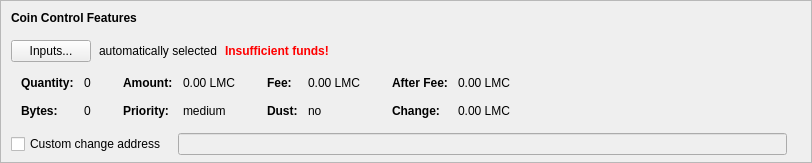
    <widget class="QFrame" name="frameCoinControl">
     <property name="sizePolicy">
      <sizepolicy hsizetype="Expanding" vsizetype="Expanding">
       <horstretch>0</horstretch>
       <verstretch>0</verstretch>
      </sizepolicy>
     </property>
     <property name="maximumSize">
      <size>
       <width>16777215</width>
       <height>16777215</height>
      </size>
     </property>
     <property name="frameShape">
      <enum>QFrame::StyledPanel</enum>
     </property>
     <property name="frameShadow">
      <enum>QFrame::Sunken</enum>
     </property>
     <layout class="QVBoxLayout" name="verticalLayoutCoinControl2">
      <property name="spacing">
       <number>0</number>
      </property>
      <property name="leftMargin">
       <number>0</number>
      </property>
      <property name="topMargin">
       <number>0</number>
      </property>
      <property name="rightMargin">
       <number>0</number>
      </property>
      <property name="bottomMargin">
       <number>6</number>
      </property>
      <item>
       <layout class="QVBoxLayout" name="verticalLayoutCoinControl" stretch="0,0,0,0,1">
        <property name="spacing">
         <number>0</number>
        </property>
        <property name="leftMargin">
         <number>10</number>
        </property>
        <property name="topMargin">
         <number>10</number>
        </property>
        <item>
         <layout class="QHBoxLayout" name="horizontalLayoutCoinControl1">
          <property name="bottomMargin">
           <number>15</number>
          </property>
          <item>
           <widget class="QLabel" name="labelCoinControlFeatures">
            <property name="sizePolicy">
             <sizepolicy hsizetype="Preferred" vsizetype="Maximum">
              <horstretch>0</horstretch>
              <verstretch>0</verstretch>
             </sizepolicy>
            </property>
            <property name="font">
             <font>
              <weight>75</weight>
              <bold>true</bold>
             </font>
            </property>
            <property name="styleSheet">
             <string notr="true">font-weight:bold;</string>
            </property>
            <property name="text">
             <string>Coin Control Features</string>
            </property>
           </widget>
          </item>
         </layout>
        </item>
        <item>
         <layout class="QHBoxLayout" name="horizontalLayoutCoinControl2" stretch="0,0,0,0">
          <property name="spacing">
           <number>8</number>
          </property>
          <property name="bottomMargin">
           <number>10</number>
          </property>
          <item>
           <widget class="QPushButton" name="pushButtonCoinControl">
            <property name="styleSheet">
             <string notr="true"/>
            </property>
            <property name="text">
             <string>Inputs...</string>
            </property>
            <property name="autoDefault">
             <bool>false</bool>
            </property>
           </widget>
          </item>
          <item>
           <widget class="QLabel" name="labelCoinControlAutomaticallySelected">
            <property name="text">
             <string>automatically selected</string>
            </property>
            <property name="margin">
             <number>5</number>
            </property>
           </widget>
          </item>
          <item>
           <widget class="QLabel" name="labelCoinControlInsuffFunds">
            <property name="font">
             <font>
              <weight>75</weight>
              <bold>true</bold>
             </font>
            </property>
            <property name="styleSheet">
             <string notr="true">color:red;font-weight:bold;</string>
            </property>
            <property name="text">
             <string>Insufficient funds!</string>
            </property>
            <property name="margin">
             <number>5</number>
            </property>
           </widget>
          </item>
          <item>
           <spacer name="horizontalSpacerCoinControl">
            <property name="orientation">
             <enum>Qt::Horizontal</enum>
            </property>
            <property name="sizeHint" stdset="0">
             <size>
              <width>40</width>
              <height>1</height>
             </size>
            </property>
           </spacer>
          </item>
         </layout>
        </item>
        <item>
         <widget class="QWidget" name="widgetCoinControl" native="true">
          <property name="sizePolicy">
           <sizepolicy hsizetype="Preferred" vsizetype="Preferred">
            <horstretch>0</horstretch>
            <verstretch>0</verstretch>
           </sizepolicy>
          </property>
          <property name="minimumSize">
           <size>
            <width>0</width>
            <height>0</height>
           </size>
          </property>
          <property name="styleSheet">
           <string notr="true"/>
          </property>
          <layout class="QHBoxLayout" name="horizontalLayoutCoinControl5">
           <property name="leftMargin">
            <number>0</number>
           </property>
           <property name="topMargin">
            <number>0</number>
           </property>
           <property name="rightMargin">
            <number>0</number>
           </property>
           <property name="bottomMargin">
            <number>0</number>
           </property>
           <item>
            <layout class="QHBoxLayout" name="horizontalLayoutCoinControl3" stretch="0,0,0,1">
             <property name="spacing">
              <number>20</number>
             </property>
             <property name="topMargin">
              <number>0</number>
             </property>
             <property name="bottomMargin">
              <number>10</number>
             </property>
             <item>
              <layout class="QFormLayout" name="formLayoutCoinControl1">
               <property name="horizontalSpacing">
                <number>10</number>
               </property>
               <property name="verticalSpacing">
                <number>14</number>
               </property>
               <property name="leftMargin">
                <number>10</number>
               </property>
               <property name="topMargin">
                <number>4</number>
               </property>
               <property name="rightMargin">
                <number>6</number>
               </property>
               <item row="0" column="0">
                <widget class="QLabel" name="labelCoinControlQuantityText">
                 <property name="font">
                  <font>
                   <weight>75</weight>
                   <bold>true</bold>
                  </font>
                 </property>
                 <property name="text">
                  <string>Quantity:</string>
                 </property>
                 <property name="margin">
                  <number>0</number>
                 </property>
                </widget>
               </item>
               <item row="0" column="1">
                <widget class="QLabel" name="labelCoinControlQuantity">
                 <property name="cursor">
                  <cursorShape>IBeamCursor</cursorShape>
                 </property>
                 <property name="contextMenuPolicy">
                  <enum>Qt::ActionsContextMenu</enum>
                 </property>
                 <property name="text">
                  <string notr="true">0</string>
                 </property>
                 <property name="margin">
                  <number>0</number>
                 </property>
                 <property name="textInteractionFlags">
                  <set>Qt::LinksAccessibleByMouse|Qt::TextSelectableByKeyboard|Qt::TextSelectableByMouse</set>
                 </property>
                </widget>
               </item>
               <item row="1" column="0">
                <widget class="QLabel" name="labelCoinControlBytesText">
                 <property name="font">
                  <font>
                   <weight>75</weight>
                   <bold>true</bold>
                  </font>
                 </property>
                 <property name="text">
                  <string>Bytes:</string>
                 </property>
                </widget>
               </item>
               <item row="1" column="1">
                <widget class="QLabel" name="labelCoinControlBytes">
                 <property name="cursor">
                  <cursorShape>IBeamCursor</cursorShape>
                 </property>
                 <property name="contextMenuPolicy">
                  <enum>Qt::ActionsContextMenu</enum>
                 </property>
                 <property name="text">
                  <string notr="true">0</string>
                 </property>
                 <property name="textInteractionFlags">
                  <set>Qt::LinksAccessibleByMouse|Qt::TextSelectableByKeyboard|Qt::TextSelectableByMouse</set>
                 </property>
                </widget>
               </item>
              </layout>
             </item>
             <item>
              <layout class="QFormLayout" name="formLayoutCoinControl2">
               <property name="horizontalSpacing">
                <number>10</number>
               </property>
               <property name="verticalSpacing">
                <number>14</number>
               </property>
               <property name="leftMargin">
                <number>6</number>
               </property>
               <property name="topMargin">
                <number>4</number>
               </property>
               <property name="rightMargin">
                <number>6</number>
               </property>
               <item row="0" column="0">
                <widget class="QLabel" name="labelCoinControlAmountText">
                 <property name="font">
                  <font>
                   <weight>75</weight>
                   <bold>true</bold>
                  </font>
                 </property>
                 <property name="text">
                  <string>Amount:</string>
                 </property>
                 <property name="margin">
                  <number>0</number>
                 </property>
                </widget>
               </item>
               <item row="0" column="1">
                <widget class="QLabel" name="labelCoinControlAmount">
                 <property name="cursor">
                  <cursorShape>IBeamCursor</cursorShape>
                 </property>
                 <property name="contextMenuPolicy">
                  <enum>Qt::ActionsContextMenu</enum>
                 </property>
                 <property name="text">
                  <string notr="true">0.00 LMC</string>
                 </property>
                 <property name="textInteractionFlags">
                  <set>Qt::LinksAccessibleByMouse|Qt::TextSelectableByKeyboard|Qt::TextSelectableByMouse</set>
                 </property>
                </widget>
               </item>
               <item row="1" column="0">
                <widget class="QLabel" name="labelCoinControlPriorityText">
                 <property name="font">
                  <font>
                   <weight>75</weight>
                   <bold>true</bold>
                  </font>
                 </property>
                 <property name="text">
                  <string>Priority:</string>
                 </property>
                </widget>
               </item>
               <item row="1" column="1">
                <widget class="QLabel" name="labelCoinControlPriority">
                 <property name="cursor">
                  <cursorShape>IBeamCursor</cursorShape>
                 </property>
                 <property name="contextMenuPolicy">
                  <enum>Qt::ActionsContextMenu</enum>
                 </property>
                 <property name="text">
                  <string notr="true">medium</string>
                 </property>
                 <property name="textInteractionFlags">
                  <set>Qt::LinksAccessibleByMouse|Qt::TextSelectableByKeyboard|Qt::TextSelectableByMouse</set>
                 </property>
                </widget>
               </item>
              </layout>
             </item>
             <item>
              <layout class="QFormLayout" name="formLayoutCoinControl3">
               <property name="horizontalSpacing">
                <number>10</number>
               </property>
               <property name="verticalSpacing">
                <number>14</number>
               </property>
               <property name="leftMargin">
                <number>6</number>
               </property>
               <property name="topMargin">
                <number>4</number>
               </property>
               <property name="rightMargin">
                <number>6</number>
               </property>
               <item row="0" column="0">
                <widget class="QLabel" name="labelCoinControlFeeText">
                 <property name="font">
                  <font>
                   <weight>75</weight>
                   <bold>true</bold>
                  </font>
                 </property>
                 <property name="text">
                  <string>Fee:</string>
                 </property>
                 <property name="margin">
                  <number>0</number>
                 </property>
                </widget>
               </item>
               <item row="0" column="1">
                <widget class="QLabel" name="labelCoinControlFee">
                 <property name="cursor">
                  <cursorShape>IBeamCursor</cursorShape>
                 </property>
                 <property name="contextMenuPolicy">
                  <enum>Qt::ActionsContextMenu</enum>
                 </property>
                 <property name="text">
                  <string notr="true">0.00 LMC</string>
                 </property>
                 <property name="textInteractionFlags">
                  <set>Qt::LinksAccessibleByMouse|Qt::TextSelectableByKeyboard|Qt::TextSelectableByMouse</set>
                 </property>
                </widget>
               </item>
               <item row="1" column="0">
                <widget class="QLabel" name="labelCoinControlLowOutputText">
                 <property name="font">
                  <font>
                   <weight>75</weight>
                   <bold>true</bold>
                  </font>
                 </property>
                 <property name="text">
                  <string>Dust:</string>
                 </property>
                </widget>
               </item>
               <item row="1" column="1">
                <widget class="QLabel" name="labelCoinControlLowOutput">
                 <property name="cursor">
                  <cursorShape>IBeamCursor</cursorShape>
                 </property>
                 <property name="contextMenuPolicy">
                  <enum>Qt::ActionsContextMenu</enum>
                 </property>
                 <property name="text">
                  <string notr="true">no</string>
                 </property>
                 <property name="textInteractionFlags">
                  <set>Qt::LinksAccessibleByMouse|Qt::TextSelectableByKeyboard|Qt::TextSelectableByMouse</set>
                 </property>
                </widget>
               </item>
              </layout>
             </item>
             <item>
              <layout class="QFormLayout" name="formLayoutCoinControl4">
               <property name="horizontalSpacing">
                <number>10</number>
               </property>
               <property name="verticalSpacing">
                <number>14</number>
               </property>
               <property name="leftMargin">
                <number>6</number>
               </property>
               <property name="topMargin">
                <number>4</number>
               </property>
               <property name="rightMargin">
                <number>6</number>
               </property>
               <item row="0" column="0">
                <widget class="QLabel" name="labelCoinControlAfterFeeText">
                 <property name="font">
                  <font>
                   <weight>75</weight>
                   <bold>true</bold>
                  </font>
                 </property>
                 <property name="text">
                  <string>After Fee:</string>
                 </property>
                 <property name="margin">
                  <number>0</number>
                 </property>
                </widget>
               </item>
               <item row="0" column="1">
                <widget class="QLabel" name="labelCoinControlAfterFee">
                 <property name="cursor">
                  <cursorShape>IBeamCursor</cursorShape>
                 </property>
                 <property name="contextMenuPolicy">
                  <enum>Qt::ActionsContextMenu</enum>
                 </property>
                 <property name="text">
                  <string notr="true">0.00 LMC</string>
                 </property>
                 <property name="textInteractionFlags">
                  <set>Qt::LinksAccessibleByMouse|Qt::TextSelectableByKeyboard|Qt::TextSelectableByMouse</set>
                 </property>
                </widget>
               </item>
               <item row="1" column="0">
                <widget class="QLabel" name="labelCoinControlChangeText">
                 <property name="font">
                  <font>
                   <weight>75</weight>
                   <bold>true</bold>
                  </font>
                 </property>
                 <property name="text">
                  <string>Change:</string>
                 </property>
                </widget>
               </item>
               <item row="1" column="1">
                <widget class="QLabel" name="labelCoinControlChange">
                 <property name="cursor">
                  <cursorShape>IBeamCursor</cursorShape>
                 </property>
                 <property name="contextMenuPolicy">
                  <enum>Qt::ActionsContextMenu</enum>
                 </property>
                 <property name="text">
                  <string notr="true">0.00 LMC</string>
                 </property>
                 <property name="textInteractionFlags">
                  <set>Qt::LinksAccessibleByMouse|Qt::TextSelectableByKeyboard|Qt::TextSelectableByMouse</set>
                 </property>
                </widget>
               </item>
              </layout>
             </item>
            </layout>
           </item>
          </layout>
         </widget>
        </item>
        <item>
         <layout class="QHBoxLayout" name="horizontalLayoutCoinControl4" stretch="0,0,0">
          <property name="spacing">
           <number>12</number>
          </property>
          <property name="sizeConstraint">
           <enum>QLayout::SetDefaultConstraint</enum>
          </property>
          <property name="topMargin">
           <number>5</number>
          </property>
          <property name="rightMargin">
           <number>5</number>
          </property>
          <item>
           <widget class="QCheckBox" name="checkBoxCoinControlChange">
            <property name="toolTip">
             <string>If this is activated, but the change address is empty or invalid, change will be sent to a newly generated address.</string>
            </property>
            <property name="text">
             <string>Custom change address</string>
            </property>
           </widget>
          </item>
          <item>
           <widget class="QValidatedLineEdit" name="lineEditCoinControlChange">
            <property name="enabled">
             <bool>false</bool>
            </property>
            <property name="sizePolicy">
             <sizepolicy hsizetype="Expanding" vsizetype="Fixed">
              <horstretch>0</horstretch>
              <verstretch>0</verstretch>
             </sizepolicy>
            </property>
           </widget>
          </item>
          <item>
           <widget class="QLabel" name="labelCoinControlChangeLabel">
            <property name="sizePolicy">
             <sizepolicy hsizetype="Preferred" vsizetype="Expanding">
              <horstretch>0</horstretch>
              <verstretch>0</verstretch>
             </sizepolicy>
            </property>
            <property name="minimumSize">
             <size>
              <width>0</width>
              <height>0</height>
             </size>
            </property>
            <property name="text">
             <string/>
            </property>
            <property name="margin">
             <number>3</number>
            </property>
           </widget>
          </item>
         </layout>
        </item>
        <item>
         <spacer name="verticalSpacerCoinControl">
          <property name="orientation">
           <enum>Qt::Vertical</enum>
          </property>
          <property name="sizeHint" stdset="0">
           <size>
            <width>800</width>
            <height>1</height>
           </size>
          </property>
         </spacer>
        </item>
       </layout>
      </item>
     </layout>
    </widget>
